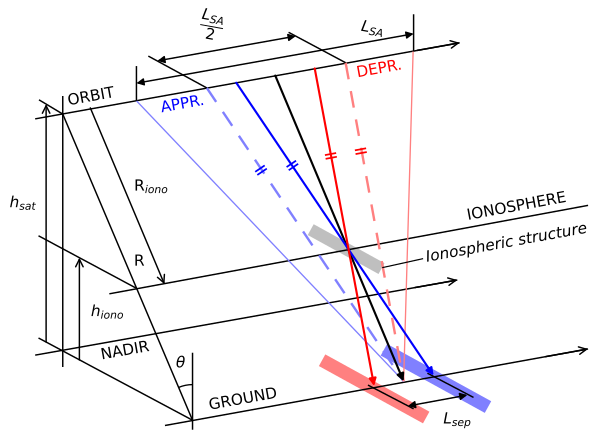

This chart was generated by the following Python code:
"""Fig. 22 — Geometry of the ionospheric altitude estimation problem.

ATBD L1 SAR (atbd-l1-sar), section 4.10.2.3.1 (Based on feature tracking,
equation 4.78). Redrawn from the original figure and the text of the section:
a perspective sketch of the orbit (height h_sat above the ground, slant range
R at incidence angle theta), the ionosphere (height h_iono, range R_iono) and
the nadir line, the ground, the synthetic aperture of length L_SA seen from
its two ends and from its half, the approaching (blue, APPR.) and departing
(red, DEPR.) look directions, which cross at the ionospheric structure (grey)
and reach the ground (coloured bands) L_sep apart. A third (black) line runs
from the orbit to the ground between them; the double strokes on the blue and
on the red pairs of lines are the equality marks of the original (parallel
lines). This is a schematic: the positions and the angles are
qualitative, taken from the original figure, not measured.

To modify: change the numbers in GEOMETRY (pixels of the original figure,
x to the right, y downwards), the labels in LABELS or the colours in COLOURS,
then run ``python3 fig22.py`` (matplotlib needed): it rewrites
fig22.svg (web page) and fig22.pdf (PDF export) next to this file. Commit the
three files together. Keep a dark text colour: the page puts a white
background behind the figure in both site themes.
"""

import math
from pathlib import Path

import matplotlib

matplotlib.use("Agg")
import matplotlib.pyplot as plt  # noqa: E402
from matplotlib.patches import Arc, Polygon  # noqa: E402

# -- colours and sizes -------------------------------------------------------
COLOURS = {"text": "#000000", "black": "#000000", "blue": "#0000ff",
           "red": "#ff0000", "light_blue": "#8080ff", "light_red": "#ff8080",
           "grey": "#bfbfbf"}
WIDTH_IN = 6.2  # PDF text width
FONT_PT = 11.5  # the PDF export prints it at about 65 %: subscripts stay >= 5 pt

# -- geometry (pixels of the original figure, y downwards) -------------------
X_MIN, X_MAX, Y_MIN, Y_MAX = -12, 1240, -22, 898  # canvas, with room for the larger text
# lines along the track, each (left end, right end, arrow at the right end?)
ORBIT = ((62, 228), (955, 68), True)
IONOSPHERE = ((218, 596), (1225, 410), False)
NADIR = ((62, 725), (950, 567), True)
GROUND = ((335, 873), (1225, 712), True)
# cross-track lines (the perspective depth direction)
CROSS = [((70, 188), (120, 218)), ((69, 474), (276, 585)), ((69, 689), (393, 862))]
SAT, GROUND_PT = (120, 218), (393, 862)  # satellite on the vertical, ground point of R
VERTICAL = ((120, 180), (120, 750))  # vertical through the satellite and the nadir
H_SAT = ((85, 697), (85, 197))  # arrow up, from the nadir plane to the orbit
H_IONO = ((155, 735), (155, 520))  # arrow up, from the nadir plane to the ionosphere
R_IONO = ((178, 205), (334, 576))  # arrow from the orbit to the ionosphere
THETA = {"vertical": ((393, 720), (393, 882)), "radius": 75}
# look directions: orbit end -> ground point G0
G0 = (837, 780)
CENTRE_LOOK = (567, 137)  # black, centre of the synthetic aperture
BLUE_LOOK, RED_LOOK = ((485, 152), (900, 768)), ((650, 122), (775, 790))
THIN_BLUE, DASHED_BLUE = (275, 190), (423, 163)  # orbit points of the lines ending at G0
THIN_RED, DASHED_RED = (857, 86), (715, 110)
# the synthetic aperture L_SA and its half
LSA = ((275, 153), (858, 49))  # double arrow
LSA_TICKS = [((275, 117), (275, 190)), ((858, 8), (858, 86))]
LSA_HALF = ((319, 106), (610, 54))  # double arrow
LSA_HALF_EXT = [((300, 96), DASHED_BLUE), ((595, 46), DASHED_RED)]
# equality marks: (point on the line, direction of the line) for each double stroke
MARKS = [((537, 336), DASHED_BLUE, G0, "blue"), ((603, 326), BLUE_LOOK[0], BLUE_LOOK[1], "blue"),
         ((684, 306), RED_LOOK[0], RED_LOOK[1], "red"), ((747, 296), DASHED_RED, G0, "red")]
MARK_LEN, MARK_GAP = 24, 8
# the ionospheric structure (grey) and the two images on the ground (bands)
BAND_DIR = (0.876, 0.482)  # direction of the bands
STRUCTURE = {"centre": (716, 502), "half_length": 85, "half_width": 13, "colour": "grey"}
BANDS = [{"centre": (905, 774), "half_length": 125, "half_width": 14, "colour": "light_blue"},
         {"centre": (775, 796), "half_length": 125, "half_width": 14, "colour": "light_red"}]
SEP_EXT = [((762, 788), (858, 838)), ((887, 763), (984, 814))]  # along the bands' ends
SEP = ((846, 832), (971, 809))  # L_sep, double arrow

# -- labels (mathtext), word for word from the original figure ----------------
# along the lines: (text, point on the line, colour, side of the line)
ALONG = {
    "orbit": ("ORBIT", ORBIT, 135, "above", "text"),
    "appr": ("APPR.", ORBIT, 322, "below", "blue"),
    "depr": ("DEPR.", ORBIT, 734, "below", "red"),
    "iono": ("IONOSPHERE", IONOSPHERE, 975, "above", "text"),
    "nadir": ("NADIR", NADIR, 196, "below", "text"),
    "ground": ("GROUND", GROUND, 432, "above", "text"),
}
LABELS = {
    "L_SA": (r"$L_{SA}$", (772, 38), "center", -10.2),
    "L_SA/2": (r"$\dfrac{L_{SA}}{2}$", (436, 30), "center", -10.2),
    "h_sat": (r"$h_{sat}$", (36, 405), "center", 0),
    "h_iono": (r"$h_{iono}$", (214, 634), "center", 0),
    "R": (r"$\mathrm{R}$", (281, 528), "center", 0),
    "R_iono": (r"$\mathrm{R}_{iono}$", (270, 370), "left", 0),
    "theta": (r"$\theta$", (368, 742), "center", 0),
    "L_sep": (r"$L_{sep}$", (950, 862), "center", 0),
}
STRUCTURE_LABEL = ("Ionospheric structure", (884, 520), (792, 541))  # text, start, leader end

# -- drawing -------------------------------------------------------------------
plt.rcParams.update({"mathtext.fontset": "dejavusans", "font.size": FONT_PT})
fig = plt.figure(figsize=(WIDTH_IN, WIDTH_IN * (Y_MAX - Y_MIN) / (X_MAX - X_MIN)))
ax = fig.add_axes([0, 0, 1, 1])
ax.set_xlim(X_MIN, X_MAX)
ax.set_ylim(Y_MAX, Y_MIN)
ax.axis("off")


def line(p0, p1, colour="black", lw=1.1, ls="-"):
    ax.plot([p0[0], p1[0]], [p0[1], p1[1]], color=COLOURS[colour], lw=lw, ls=ls,
            solid_capstyle="butt", dash_capstyle="butt")


def arrow(p0, p1, colour="black", lw=1.1, style="-|>", head=11):
    """Arrow whose tip is exactly p1 (and p0 for a double arrow)."""
    ax.annotate("", xy=p1, xytext=p0, arrowprops=dict(
        arrowstyle=style, color=COLOURS[colour], lw=lw, shrinkA=0, shrinkB=0,
        mutation_scale=head))


def unit(p0, p1):
    d = math.hypot(p1[0] - p0[0], p1[1] - p0[1])
    return ((p1[0] - p0[0]) / d, (p1[1] - p0[1]) / d)


def band(centre, half_length, half_width, colour):
    ux, uy = BAND_DIR
    nx, ny = -uy, ux
    pts = [(centre[0] + sl * half_length * ux + sw * half_width * nx,
            centre[1] + sl * half_length * uy + sw * half_width * ny)
           for sl, sw in ((-1, -1), (1, -1), (1, 1), (-1, 1))]
    ax.add_patch(Polygon(pts, closed=True, fc=COLOURS[colour], ec="none", zorder=0))


# coloured areas first
band(STRUCTURE["centre"], STRUCTURE["half_length"], STRUCTURE["half_width"], "grey")
for b in BANDS:
    band(b["centre"], b["half_length"], b["half_width"], b["colour"])
# the track lines
for p0, p1, head in (ORBIT, IONOSPHERE, NADIR, GROUND):
    line(p0, p1)
    if head:
        tail = (p0[0] + (p1[0] - p0[0]) * 0.9, p0[1] + (p1[1] - p0[1]) * 0.9)
        arrow(tail, p1, style="->", head=14)
for p0, p1 in CROSS + [VERTICAL, THETA["vertical"], (SAT, GROUND_PT)]:
    line(p0, p1)
arrow(*H_SAT, style="->", head=14)
arrow(*H_IONO, style="->", head=14)
arrow(*R_IONO, style="->", head=14)
# angle theta between the vertical and R at the ground point
ang_r = math.degrees(math.atan2(SAT[1] - GROUND_PT[1], SAT[0] - GROUND_PT[0]))
rad = THETA["radius"]
ax.add_patch(Arc(GROUND_PT, 2 * rad, 2 * rad, theta1=ang_r % 360, theta2=270,
                 color=COLOURS["black"], lw=1.0))
# look directions
for tail, col in ((THIN_BLUE, "light_blue"), (THIN_RED, "light_red")):
    line(tail, G0, col, lw=1.0)
for tail, col in ((DASHED_BLUE, "light_blue"), (DASHED_RED, "light_red")):
    line(tail, G0, col, lw=1.8, ls=(0, (7, 5)))
arrow(CENTRE_LOOK, G0, "black", lw=1.6)
arrow(*BLUE_LOOK, "blue", lw=1.6)
arrow(*RED_LOOK, "red", lw=1.6)
# equality marks
for centre, p0, p1, col in MARKS:
    ux, uy = unit(p0, p1)
    nx, ny = -uy, ux
    for k in (-0.5, 0.5):
        cx, cy = centre[0] + k * MARK_GAP * ux, centre[1] + k * MARK_GAP * uy
        line((cx - nx * MARK_LEN / 2, cy - ny * MARK_LEN / 2),
             (cx + nx * MARK_LEN / 2, cy + ny * MARK_LEN / 2), col, lw=1.3)
# synthetic aperture and L_sep dimensions
for t in LSA_TICKS:
    line(*t)
arrow(*LSA, style="<|-|>", head=11)
arrow(*LSA_HALF, style="<|-|>", head=11)
for p0, p1 in LSA_HALF_EXT + [(e, e2) for e, e2 in SEP_EXT]:
    line(p0, p1)
arrow(*SEP, style="<|-|>", head=11)

# labels along the lines
for text, (p0, p1, _), x, side, col in ALONG.values():
    ux, uy = unit(p0, p1)
    y = p0[1] + (x - p0[0]) * uy / ux
    nx, ny = (uy, -ux) if side == "above" else (-uy, ux)  # unit normal towards the side
    ang = -math.degrees(math.atan2(uy, ux))
    ax.text(x + 9 * nx, y + 9 * ny, text, color=COLOURS[col], rotation=ang,
            rotation_mode="anchor", ha="left" if text != "IONOSPHERE" else "left",
            va="bottom" if side == "above" else "top")
for s, (x, y), ha, rot in LABELS.values():
    ax.text(x, y, s, color=COLOURS["text"], ha=ha, va="center", rotation=rot)
text, pos, end = STRUCTURE_LABEL
ax.text(pos[0], pos[1], text, color=COLOURS["text"], ha="left", va="center", style="italic",
        rotation=10.3, rotation_mode="anchor")  # parallel to the ionosphere line
line((pos[0] - 6, pos[1] + 2), end, lw=0.9)  # leader to the grey structure

# -- output (same bytes for the same script: fixed ids and dates) -------------
if __name__ == "__main__":
    plt.rcParams.update({"svg.hashsalt": "esa-doc2open", "svg.fonttype": "path",
                         "pdf.fonttype": 42})
    stem = Path(__file__).with_suffix("")
    fig.savefig(f"{stem}.svg", format="svg", transparent=True, metadata={"Date": None})
    fig.savefig(f"{stem}.pdf", format="pdf", transparent=True,
                metadata={"CreationDate": None, "ModDate": None})
